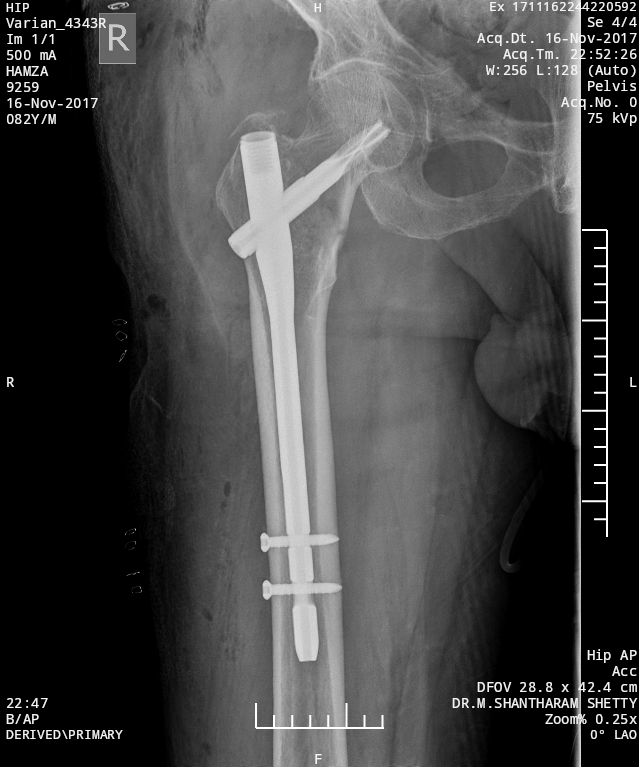
#> input picture samples/hamza_ap.png, 639 x 767 px
$ python -i roi_detection.py   (imports and definitions only)
#> lines starting #> are read from the running program, lines starting #| are printed output that depends on the picture; after the words box and inside, x2 and y2 are one past the last pixel; in counts of white or black regions, pixels touching at a corner belong together
#> further down, picture is the input picture: shape (767, 639); min 0, max 255, mean 69.2
"""
ROI (Region of Interest) Detection for Hip X-rays.

Stage 1 of the calTAD pipeline: Localize the proximal femur region.
"""

import numpy as np
import cv2
from typing import Tuple, Optional, List
from dataclasses import dataclass


@dataclass
class ROI:
    """Detected region of interest."""
    x: int
    y: int
    width: int
    height: int
    confidence: float = 1.0

    @property
    def bbox(self) -> Tuple[int, int, int, int]:
        """Return (x, y, width, height)."""
        return (self.x, self.y, self.width, self.height)

    @property
    def center(self) -> Tuple[int, int]:
        """Return center point."""
        return (self.x + self.width // 2, self.y + self.height // 2)

    def crop(self, image: np.ndarray, padding: int = 0) -> np.ndarray:
        """Crop the ROI from an image with optional padding."""
        h, w = image.shape[:2]
        x1 = max(0, self.x - padding)
        y1 = max(0, self.y - padding)
        x2 = min(w, self.x + self.width + padding)
        y2 = min(h, self.y + self.height + padding)
        return image[y1:y2, x1:x2]


class ROIDetector:
    """
    Detect proximal femur ROI using classical computer vision.

    This uses intensity-based detection assuming metallic implants
    appear bright on radiographs. Can be replaced with YOLO/Faster R-CNN
    for production use.
    """

    def __init__(self,
                 min_implant_area: int = 1000,
                 padding_ratio: float = 0.3):
        """
        Args:
            min_implant_area: Minimum area in pixels for implant detection
            padding_ratio: Padding around detected implant as ratio of ROI size
        """
        self.min_implant_area = min_implant_area
        self.padding_ratio = padding_ratio

    def detect(self, image: np.ndarray) -> Optional[ROI]:
        """
        Detect the proximal femur ROI containing the implant.

        Args:
            image: Grayscale X-ray image

        Returns:
            ROI object or None if detection fails
        """
        # Metallic implants appear very bright - threshold high intensities
        _, binary = cv2.threshold(image, 0, 255, cv2.THRESH_BINARY + cv2.THRESH_OTSU)
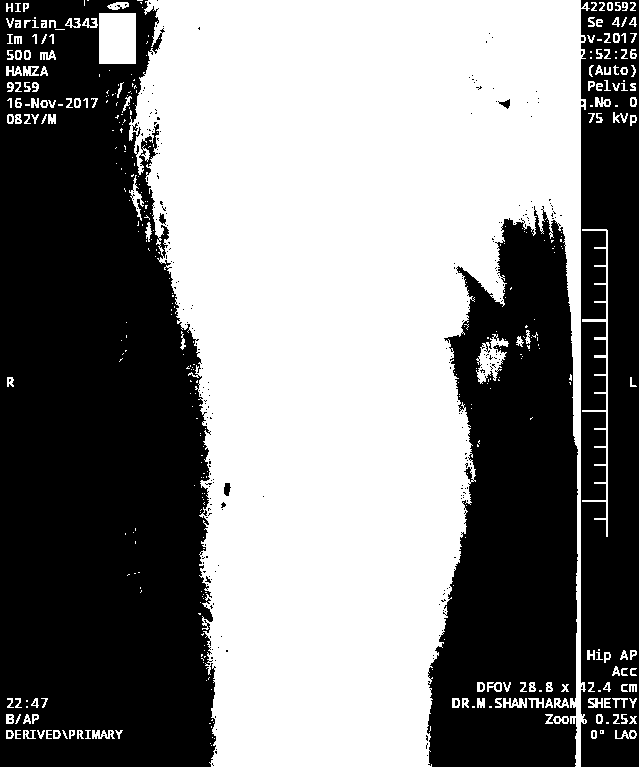
#> binary: shape (767, 639); 51.6% white; 328 black regions (319 under 20 px), largest, box (x1, y1, x2, y2) and area: (0, 0, 216, 767) 135126, (427, 206, 578, 767) 60365, (581, 0, 639, 767) 40310

        # Additional threshold for very bright regions (metal)
        high_threshold = np.percentile(image, 98)
#> high_threshold = 206
        metal_mask = (image > high_threshold).astype(np.uint8) * 255
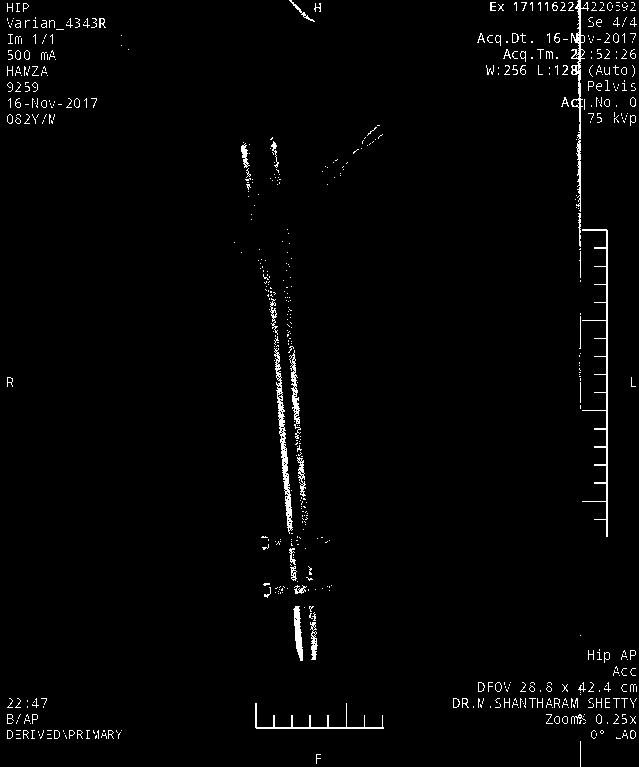
#> metal_mask: shape (767, 639); 1.9% white in thin lines or dots

        # Morphological operations to connect implant components
        kernel = cv2.getStructuringElement(cv2.MORPH_ELLIPSE, (15, 15))
        metal_mask = cv2.morphologyEx(metal_mask, cv2.MORPH_CLOSE, kernel)
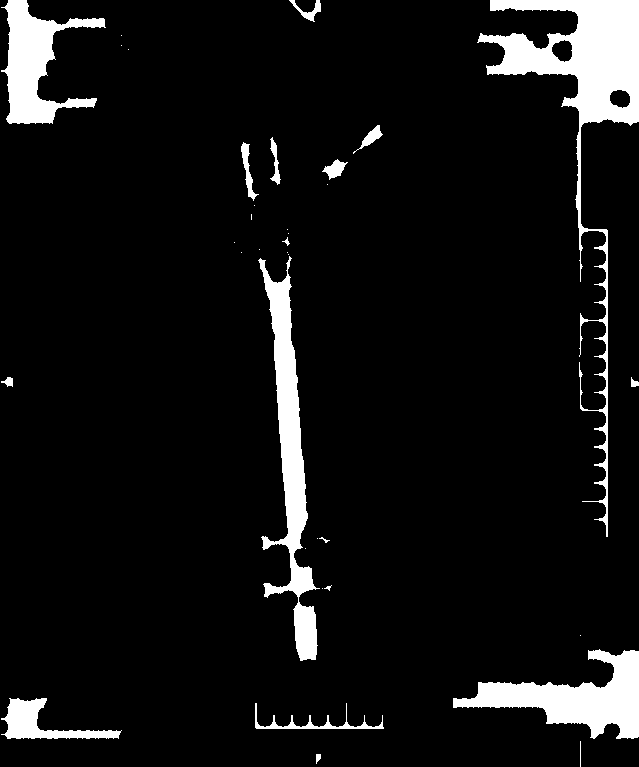
#> metal_mask: shape (767, 639); 7.6% white; 35 white regions (18 under 20 px), largest, box (x1, y1, x2, y2) and area: (477, 0, 639, 537) 13086, (258, 256, 320, 661) 7838, (453, 649, 639, 739) 7058
        metal_mask = cv2.morphologyEx(metal_mask, cv2.MORPH_DILATE, kernel)
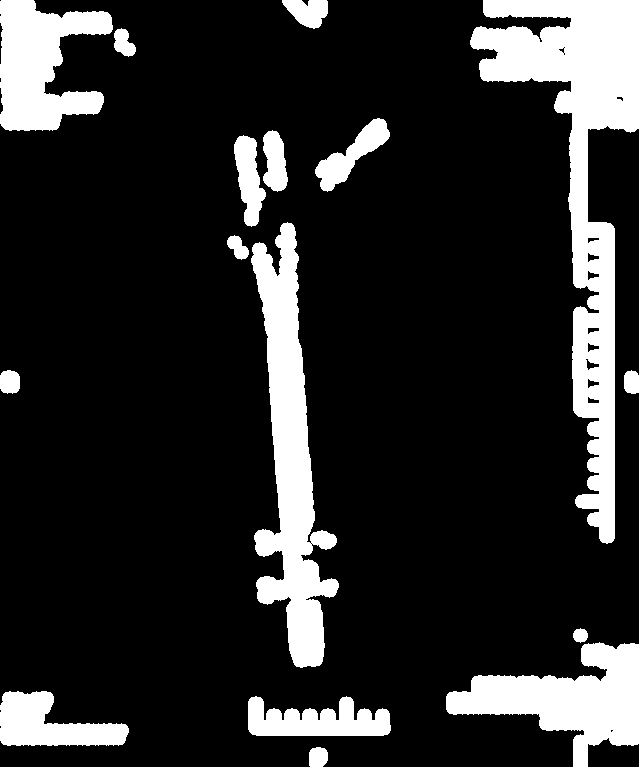
#> metal_mask: shape (767, 639); 16.6% white; 16 white regions

        # Find contours
        contours, _ = cv2.findContours(metal_mask, cv2.RETR_EXTERNAL, cv2.CHAIN_APPROX_SIMPLE)
#> contours = 16 contours; largest, box (x1, y1, x2, y2) and area: (470, 0, 639, 544) 27223, (251, 222, 339, 668) 16316, (446, 642, 639, 767) 10967, (0, 0, 113, 131) 8940, (0, 691, 129, 746) 4106

        if not contours:
            # Fallback: use center of image
            h, w = image.shape
            return ROI(w // 4, h // 4, w // 2, h // 2, confidence=0.3)

        # Find largest contour (assumed to be implant)
        largest_contour = max(contours, key=cv2.contourArea)
#> largest_contour = contour of 488 points, box (x1, y1, x2, y2) (470, 0, 639, 544), area 27223
        area = cv2.contourArea(largest_contour)
#> area = 27223

        if area < self.min_implant_area:
            # Fallback for weak detection
            h, w = image.shape
            return ROI(w // 4, h // 4, w // 2, h // 2, confidence=0.3)

        # Get bounding box with padding
        x, y, w, h = cv2.boundingRect(largest_contour)
#> x = 470; y = 0; w = 169; h = 544
        pad_x = int(w * self.padding_ratio)
#> pad_x = 50
        pad_y = int(h * self.padding_ratio)
#> pad_y = 163

        img_h, img_w = image.shape
#> img_h = 767; img_w = 639
        x = max(0, x - pad_x)
#> x = 420
        y = max(0, y - pad_y)
        w = min(img_w - x, w + 2 * pad_x)
#> w = 219
        h = min(img_h - y, h + 2 * pad_y)
#> h = 767

        confidence = min(1.0, area / (self.min_implant_area * 10))
#> confidence = 1

        return ROI(x, y, w, h, confidence)

    def detect_implant_region(self, image: np.ndarray) -> List[np.ndarray]:
        """
        Detect metallic implant regions for screw detection.

        Returns list of contours representing metal regions.
        """
        # High threshold for metal
        high_threshold = np.percentile(image, 95)
        metal_mask = (image > high_threshold).astype(np.uint8) * 255

        # Clean up
        kernel = cv2.getStructuringElement(cv2.MORPH_ELLIPSE, (5, 5))
        metal_mask = cv2.morphologyEx(metal_mask, cv2.MORPH_OPEN, kernel)

        contours, _ = cv2.findContours(metal_mask, cv2.RETR_EXTERNAL, cv2.CHAIN_APPROX_SIMPLE)

        return [c for c in contours if cv2.contourArea(c) > self.min_implant_area // 10]

>>> import cv2
>>> picture = cv2.imread('../samples/hamza_ap.png', cv2.IMREAD_GRAYSCALE)
>>> result = ROIDetector().detect(picture)
